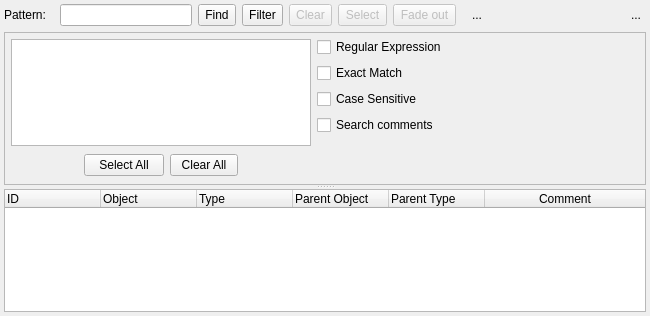
<?xml version="1.0" encoding="UTF-8"?>
<ui version="4.0">
 <class>ObjectFinderWidget</class>
 <widget class="QWidget" name="ObjectFinderWidget">
  <property name="geometry">
   <rect>
    <x>0</x>
    <y>0</y>
    <width>650</width>
    <height>316</height>
   </rect>
  </property>
  <property name="minimumSize">
   <size>
    <width>0</width>
    <height>230</height>
   </size>
  </property>
  <property name="baseSize">
   <size>
    <width>650</width>
    <height>0</height>
   </size>
  </property>
  <property name="windowTitle">
   <string>Form</string>
  </property>
  <layout class="QGridLayout" name="gridLayout_3">
   <property name="leftMargin">
    <number>4</number>
   </property>
   <property name="topMargin">
    <number>4</number>
   </property>
   <property name="rightMargin">
    <number>4</number>
   </property>
   <property name="bottomMargin">
    <number>4</number>
   </property>
   <item row="0" column="7">
    <widget class="QLabel" name="found_lbl">
     <property name="sizePolicy">
      <sizepolicy hsizetype="Fixed" vsizetype="Preferred">
       <horstretch>0</horstretch>
       <verstretch>0</verstretch>
      </sizepolicy>
     </property>
     <property name="text">
      <string>...</string>
     </property>
     <property name="indent">
      <number>10</number>
     </property>
    </widget>
   </item>
   <item row="0" column="1">
    <widget class="QLineEdit" name="pattern_edt">
     <property name="sizePolicy">
      <sizepolicy hsizetype="Expanding" vsizetype="Fixed">
       <horstretch>0</horstretch>
       <verstretch>0</verstretch>
      </sizepolicy>
     </property>
     <property name="minimumSize">
      <size>
       <width>0</width>
       <height>0</height>
      </size>
     </property>
     <property name="clearButtonEnabled">
      <bool>true</bool>
     </property>
    </widget>
   </item>
   <item row="0" column="4">
    <widget class="QToolButton" name="clear_res_btn">
     <property name="enabled">
      <bool>false</bool>
     </property>
     <property name="sizePolicy">
      <sizepolicy hsizetype="Preferred" vsizetype="Preferred">
       <horstretch>0</horstretch>
       <verstretch>0</verstretch>
      </sizepolicy>
     </property>
     <property name="minimumSize">
      <size>
       <width>0</width>
       <height>0</height>
      </size>
     </property>
     <property name="toolTip">
      <string>Clears the search results</string>
     </property>
     <property name="text">
      <string>Clear</string>
     </property>
     <property name="icon">
      <iconset resource="../res/resources.qrc">
       <normaloff>:/icones/icones/limpartexto.png</normaloff>:/icones/icones/limpartexto.png</iconset>
     </property>
     <property name="iconSize">
      <size>
       <width>20</width>
       <height>20</height>
      </size>
     </property>
     <property name="toolButtonStyle">
      <enum>Qt::ToolButtonTextBesideIcon</enum>
     </property>
    </widget>
   </item>
   <item row="0" column="0">
    <widget class="QLabel" name="pattern_lbl">
     <property name="sizePolicy">
      <sizepolicy hsizetype="Fixed" vsizetype="Preferred">
       <horstretch>0</horstretch>
       <verstretch>0</verstretch>
      </sizepolicy>
     </property>
     <property name="minimumSize">
      <size>
       <width>50</width>
       <height>0</height>
      </size>
     </property>
     <property name="text">
      <string>Pattern:</string>
     </property>
    </widget>
   </item>
   <item row="0" column="9">
    <widget class="QToolButton" name="hide_tb">
     <property name="minimumSize">
      <size>
       <width>20</width>
       <height>20</height>
      </size>
     </property>
     <property name="maximumSize">
      <size>
       <width>20</width>
       <height>20</height>
      </size>
     </property>
     <property name="toolTip">
      <string>Hide this widget</string>
     </property>
     <property name="text">
      <string>...</string>
     </property>
     <property name="icon">
      <iconset resource="../res/resources.qrc">
       <normaloff>:/icones/icones/fechar1.png</normaloff>:/icones/icones/fechar1.png</iconset>
     </property>
     <property name="autoRaise">
      <bool>true</bool>
     </property>
    </widget>
   </item>
   <item row="0" column="8">
    <spacer name="horizontalSpacer">
     <property name="orientation">
      <enum>Qt::Horizontal</enum>
     </property>
     <property name="sizeType">
      <enum>QSizePolicy::Expanding</enum>
     </property>
     <property name="sizeHint" stdset="0">
      <size>
       <width>40</width>
       <height>20</height>
      </size>
     </property>
    </spacer>
   </item>
   <item row="0" column="3">
    <widget class="QToolButton" name="filter_btn">
     <property name="enabled">
      <bool>true</bool>
     </property>
     <property name="sizePolicy">
      <sizepolicy hsizetype="Preferred" vsizetype="Preferred">
       <horstretch>0</horstretch>
       <verstretch>0</verstretch>
      </sizepolicy>
     </property>
     <property name="minimumSize">
      <size>
       <width>0</width>
       <height>0</height>
      </size>
     </property>
     <property name="toolTip">
      <string>Defines the search filter</string>
     </property>
     <property name="text">
      <string>Filter</string>
     </property>
     <property name="icon">
      <iconset resource="../res/resources.qrc">
       <normaloff>:/icones/icones/filter.png</normaloff>:/icones/icones/filter.png</iconset>
     </property>
     <property name="iconSize">
      <size>
       <width>20</width>
       <height>20</height>
      </size>
     </property>
     <property name="checkable">
      <bool>true</bool>
     </property>
     <property name="toolButtonStyle">
      <enum>Qt::ToolButtonTextBesideIcon</enum>
     </property>
    </widget>
   </item>
   <item row="0" column="5">
    <widget class="QToolButton" name="select_btn">
     <property name="enabled">
      <bool>false</bool>
     </property>
     <property name="sizePolicy">
      <sizepolicy hsizetype="Preferred" vsizetype="Preferred">
       <horstretch>0</horstretch>
       <verstretch>0</verstretch>
      </sizepolicy>
     </property>
     <property name="minimumSize">
      <size>
       <width>0</width>
       <height>0</height>
      </size>
     </property>
     <property name="toolTip">
      <string>(Un)selects the graphical objects in the results grid</string>
     </property>
     <property name="text">
      <string>Select</string>
     </property>
     <property name="icon">
      <iconset resource="../res/resources.qrc">
       <normaloff>:/icones/icones/selmovobjeto.png</normaloff>:/icones/icones/selmovobjeto.png</iconset>
     </property>
     <property name="iconSize">
      <size>
       <width>20</width>
       <height>20</height>
      </size>
     </property>
     <property name="checkable">
      <bool>false</bool>
     </property>
     <property name="popupMode">
      <enum>QToolButton::InstantPopup</enum>
     </property>
     <property name="toolButtonStyle">
      <enum>Qt::ToolButtonTextBesideIcon</enum>
     </property>
    </widget>
   </item>
   <item row="1" column="0" colspan="10">
    <widget class="QSplitter" name="splitter">
     <property name="orientation">
      <enum>Qt::Vertical</enum>
     </property>
     <property name="childrenCollapsible">
      <bool>false</bool>
     </property>
     <widget class="QWidget" name="layoutWidget">
      <layout class="QHBoxLayout" name="horizontalLayout">
       <item>
        <widget class="QFrame" name="filter_frm">
         <property name="sizePolicy">
          <sizepolicy hsizetype="Expanding" vsizetype="Preferred">
           <horstretch>0</horstretch>
           <verstretch>0</verstretch>
          </sizepolicy>
         </property>
         <property name="maximumSize">
          <size>
           <width>16777215</width>
           <height>16777215</height>
          </size>
         </property>
         <property name="frameShape">
          <enum>QFrame::StyledPanel</enum>
         </property>
         <property name="frameShadow">
          <enum>QFrame::Raised</enum>
         </property>
         <layout class="QGridLayout" name="gridLayout_2">
          <property name="leftMargin">
           <number>4</number>
          </property>
          <property name="topMargin">
           <number>4</number>
          </property>
          <property name="rightMargin">
           <number>4</number>
          </property>
          <property name="bottomMargin">
           <number>4</number>
          </property>
          <property name="horizontalSpacing">
           <number>4</number>
          </property>
          <item row="0" column="0" rowspan="5">
           <layout class="QGridLayout" name="gridLayout">
            <property name="leftMargin">
             <number>2</number>
            </property>
            <property name="topMargin">
             <number>2</number>
            </property>
            <property name="rightMargin">
             <number>2</number>
            </property>
            <property name="bottomMargin">
             <number>4</number>
            </property>
            <property name="horizontalSpacing">
             <number>6</number>
            </property>
            <property name="verticalSpacing">
             <number>8</number>
            </property>
            <item row="2" column="0">
             <spacer name="horizontalSpacer_2">
              <property name="orientation">
               <enum>Qt::Horizontal</enum>
              </property>
              <property name="sizeType">
               <enum>QSizePolicy::Minimum</enum>
              </property>
              <property name="sizeHint" stdset="0">
               <size>
                <width>40</width>
                <height>20</height>
               </size>
              </property>
             </spacer>
            </item>
            <item row="2" column="1">
             <widget class="QPushButton" name="select_all_btn">
              <property name="sizePolicy">
               <sizepolicy hsizetype="Preferred" vsizetype="Preferred">
                <horstretch>0</horstretch>
                <verstretch>0</verstretch>
               </sizepolicy>
              </property>
              <property name="minimumSize">
               <size>
                <width>0</width>
                <height>0</height>
               </size>
              </property>
              <property name="text">
               <string>Select All</string>
              </property>
              <property name="iconSize">
               <size>
                <width>20</width>
                <height>20</height>
               </size>
              </property>
             </widget>
            </item>
            <item row="2" column="2">
             <widget class="QToolButton" name="clear_all_btn">
              <property name="enabled">
               <bool>true</bool>
              </property>
              <property name="sizePolicy">
               <sizepolicy hsizetype="Preferred" vsizetype="Preferred">
                <horstretch>0</horstretch>
                <verstretch>0</verstretch>
               </sizepolicy>
              </property>
              <property name="minimumSize">
               <size>
                <width>0</width>
                <height>0</height>
               </size>
              </property>
              <property name="text">
               <string>Clear All</string>
              </property>
              <property name="iconSize">
               <size>
                <width>20</width>
                <height>20</height>
               </size>
              </property>
              <property name="checkable">
               <bool>false</bool>
              </property>
              <property name="toolButtonStyle">
               <enum>Qt::ToolButtonTextBesideIcon</enum>
              </property>
             </widget>
            </item>
            <item row="2" column="3">
             <spacer name="horizontalSpacer_3">
              <property name="orientation">
               <enum>Qt::Horizontal</enum>
              </property>
              <property name="sizeType">
               <enum>QSizePolicy::Minimum</enum>
              </property>
              <property name="sizeHint" stdset="0">
               <size>
                <width>40</width>
                <height>20</height>
               </size>
              </property>
             </spacer>
            </item>
            <item row="0" column="0" colspan="4">
             <widget class="QListWidget" name="obj_types_lst">
              <property name="sizePolicy">
               <sizepolicy hsizetype="Fixed" vsizetype="Expanding">
                <horstretch>0</horstretch>
                <verstretch>0</verstretch>
               </sizepolicy>
              </property>
              <property name="minimumSize">
               <size>
                <width>300</width>
                <height>0</height>
               </size>
              </property>
              <property name="maximumSize">
               <size>
                <width>300</width>
                <height>16777215</height>
               </size>
              </property>
              <property name="editTriggers">
               <set>QAbstractItemView::NoEditTriggers</set>
              </property>
              <property name="sortingEnabled">
               <bool>true</bool>
              </property>
             </widget>
            </item>
           </layout>
          </item>
          <item row="0" column="1">
           <widget class="QCheckBox" name="regexp_chk">
            <property name="sizePolicy">
             <sizepolicy hsizetype="Expanding" vsizetype="Fixed">
              <horstretch>0</horstretch>
              <verstretch>0</verstretch>
             </sizepolicy>
            </property>
            <property name="text">
             <string>Regular Expression</string>
            </property>
           </widget>
          </item>
          <item row="2" column="1">
           <widget class="QCheckBox" name="case_sensitive_chk">
            <property name="sizePolicy">
             <sizepolicy hsizetype="Expanding" vsizetype="Fixed">
              <horstretch>0</horstretch>
              <verstretch>0</verstretch>
             </sizepolicy>
            </property>
            <property name="text">
             <string>Case Sensitive</string>
            </property>
           </widget>
          </item>
          <item row="1" column="1">
           <widget class="QCheckBox" name="exact_match_chk">
            <property name="sizePolicy">
             <sizepolicy hsizetype="Expanding" vsizetype="Fixed">
              <horstretch>0</horstretch>
              <verstretch>0</verstretch>
             </sizepolicy>
            </property>
            <property name="text">
             <string>Exact Match</string>
            </property>
           </widget>
          </item>
          <item row="4" column="1">
           <spacer name="horizontalSpacer_4">
            <property name="orientation">
             <enum>Qt::Horizontal</enum>
            </property>
            <property name="sizeHint" stdset="0">
             <size>
              <width>40</width>
              <height>20</height>
             </size>
            </property>
           </spacer>
          </item>
          <item row="3" column="1">
           <widget class="QCheckBox" name="comment_chk">
            <property name="text">
             <string>Search comments</string>
            </property>
           </widget>
          </item>
         </layout>
        </widget>
       </item>
      </layout>
     </widget>
     <widget class="QTableWidget" name="result_tbw">
      <property name="enabled">
       <bool>true</bool>
      </property>
      <property name="editTriggers">
       <set>QAbstractItemView::NoEditTriggers</set>
      </property>
      <property name="alternatingRowColors">
       <bool>true</bool>
      </property>
      <property name="selectionMode">
       <enum>QAbstractItemView::SingleSelection</enum>
      </property>
      <property name="selectionBehavior">
       <enum>QAbstractItemView::SelectRows</enum>
      </property>
      <property name="gridStyle">
       <enum>Qt::SolidLine</enum>
      </property>
      <property name="sortingEnabled">
       <bool>true</bool>
      </property>
      <attribute name="horizontalHeaderCascadingSectionResizes">
       <bool>true</bool>
      </attribute>
      <attribute name="horizontalHeaderDefaultSectionSize">
       <number>96</number>
      </attribute>
      <attribute name="horizontalHeaderMinimumSectionSize">
       <number>30</number>
      </attribute>
      <attribute name="horizontalHeaderShowSortIndicator" stdset="0">
       <bool>true</bool>
      </attribute>
      <attribute name="horizontalHeaderStretchLastSection">
       <bool>true</bool>
      </attribute>
      <attribute name="verticalHeaderVisible">
       <bool>false</bool>
      </attribute>
      <attribute name="verticalHeaderCascadingSectionResizes">
       <bool>false</bool>
      </attribute>
      <attribute name="verticalHeaderDefaultSectionSize">
       <number>26</number>
      </attribute>
      <attribute name="verticalHeaderHighlightSections">
       <bool>false</bool>
      </attribute>
      <attribute name="verticalHeaderMinimumSectionSize">
       <number>25</number>
      </attribute>
      <attribute name="verticalHeaderShowSortIndicator" stdset="0">
       <bool>false</bool>
      </attribute>
      <attribute name="verticalHeaderStretchLastSection">
       <bool>false</bool>
      </attribute>
      <column>
       <property name="text">
        <string>ID</string>
       </property>
       <property name="textAlignment">
        <set>AlignLeading|AlignVCenter</set>
       </property>
       <property name="icon">
        <iconset resource="../res/resources.qrc">
         <normaloff>:/icones/icones/uid.png</normaloff>:/icones/icones/uid.png</iconset>
       </property>
      </column>
      <column>
       <property name="text">
        <string>Object</string>
       </property>
       <property name="textAlignment">
        <set>AlignLeading|AlignVCenter</set>
       </property>
       <property name="icon">
        <iconset resource="../res/resources.qrc">
         <normaloff>:/icones/icones/table.png</normaloff>:/icones/icones/table.png</iconset>
       </property>
      </column>
      <column>
       <property name="text">
        <string>Type</string>
       </property>
       <property name="textAlignment">
        <set>AlignLeading|AlignVCenter</set>
       </property>
       <property name="icon">
        <iconset resource="../res/resources.qrc">
         <normaloff>:/icones/icones/usertype.png</normaloff>:/icones/icones/usertype.png</iconset>
       </property>
      </column>
      <column>
       <property name="text">
        <string>Parent Object</string>
       </property>
       <property name="textAlignment">
        <set>AlignLeading|AlignVCenter</set>
       </property>
       <property name="icon">
        <iconset resource="../res/resources.qrc">
         <normaloff>:/icones/icones/schema.png</normaloff>:/icones/icones/schema.png</iconset>
       </property>
      </column>
      <column>
       <property name="text">
        <string>Parent Type</string>
       </property>
       <property name="textAlignment">
        <set>AlignLeading|AlignVCenter</set>
       </property>
       <property name="icon">
        <iconset resource="../res/resources.qrc">
         <normaloff>:/icones/icones/usertype.png</normaloff>:/icones/icones/usertype.png</iconset>
       </property>
      </column>
      <column>
       <property name="text">
        <string>Comment</string>
       </property>
       <property name="icon">
        <iconset resource="../res/resources.qrc">
         <normaloff>:/icones/icones/editar.png</normaloff>:/icones/icones/editar.png</iconset>
       </property>
      </column>
     </widget>
    </widget>
   </item>
   <item row="0" column="2">
    <widget class="QToolButton" name="find_btn">
     <property name="sizePolicy">
      <sizepolicy hsizetype="Preferred" vsizetype="Preferred">
       <horstretch>0</horstretch>
       <verstretch>0</verstretch>
      </sizepolicy>
     </property>
     <property name="minimumSize">
      <size>
       <width>0</width>
       <height>0</height>
      </size>
     </property>
     <property name="text">
      <string>Find</string>
     </property>
     <property name="icon">
      <iconset resource="../res/resources.qrc">
       <normaloff>:/icones/icones/objselect.png</normaloff>:/icones/icones/objselect.png</iconset>
     </property>
     <property name="iconSize">
      <size>
       <width>20</width>
       <height>20</height>
      </size>
     </property>
     <property name="toolButtonStyle">
      <enum>Qt::ToolButtonTextBesideIcon</enum>
     </property>
    </widget>
   </item>
   <item row="0" column="6">
    <widget class="QToolButton" name="fade_btn">
     <property name="enabled">
      <bool>false</bool>
     </property>
     <property name="sizePolicy">
      <sizepolicy hsizetype="Preferred" vsizetype="Preferred">
       <horstretch>0</horstretch>
       <verstretch>0</verstretch>
      </sizepolicy>
     </property>
     <property name="minimumSize">
      <size>
       <width>0</width>
       <height>0</height>
      </size>
     </property>
     <property name="toolTip">
      <string>Fades outs all the graphical objects in the results grid (or those not listed). The current fade in/out state of all objects is modified.</string>
     </property>
     <property name="text">
      <string>Fade out</string>
     </property>
     <property name="icon">
      <iconset resource="../res/resources.qrc">
       <normaloff>:/icones/icones/fadeout.png</normaloff>:/icones/icones/fadeout.png</iconset>
     </property>
     <property name="iconSize">
      <size>
       <width>20</width>
       <height>20</height>
      </size>
     </property>
     <property name="checkable">
      <bool>false</bool>
     </property>
     <property name="popupMode">
      <enum>QToolButton::InstantPopup</enum>
     </property>
     <property name="toolButtonStyle">
      <enum>Qt::ToolButtonTextBesideIcon</enum>
     </property>
    </widget>
   </item>
  </layout>
 </widget>
 <tabstops>
  <tabstop>pattern_edt</tabstop>
  <tabstop>find_btn</tabstop>
  <tabstop>filter_btn</tabstop>
  <tabstop>clear_res_btn</tabstop>
  <tabstop>select_btn</tabstop>
  <tabstop>obj_types_lst</tabstop>
  <tabstop>regexp_chk</tabstop>
  <tabstop>exact_match_chk</tabstop>
  <tabstop>case_sensitive_chk</tabstop>
  <tabstop>select_all_btn</tabstop>
  <tabstop>clear_all_btn</tabstop>
  <tabstop>result_tbw</tabstop>
  <tabstop>hide_tb</tabstop>
 </tabstops>
 <resources>
  <include location="../res/resources.qrc"/>
 </resources>
 <connections/>
</ui>
